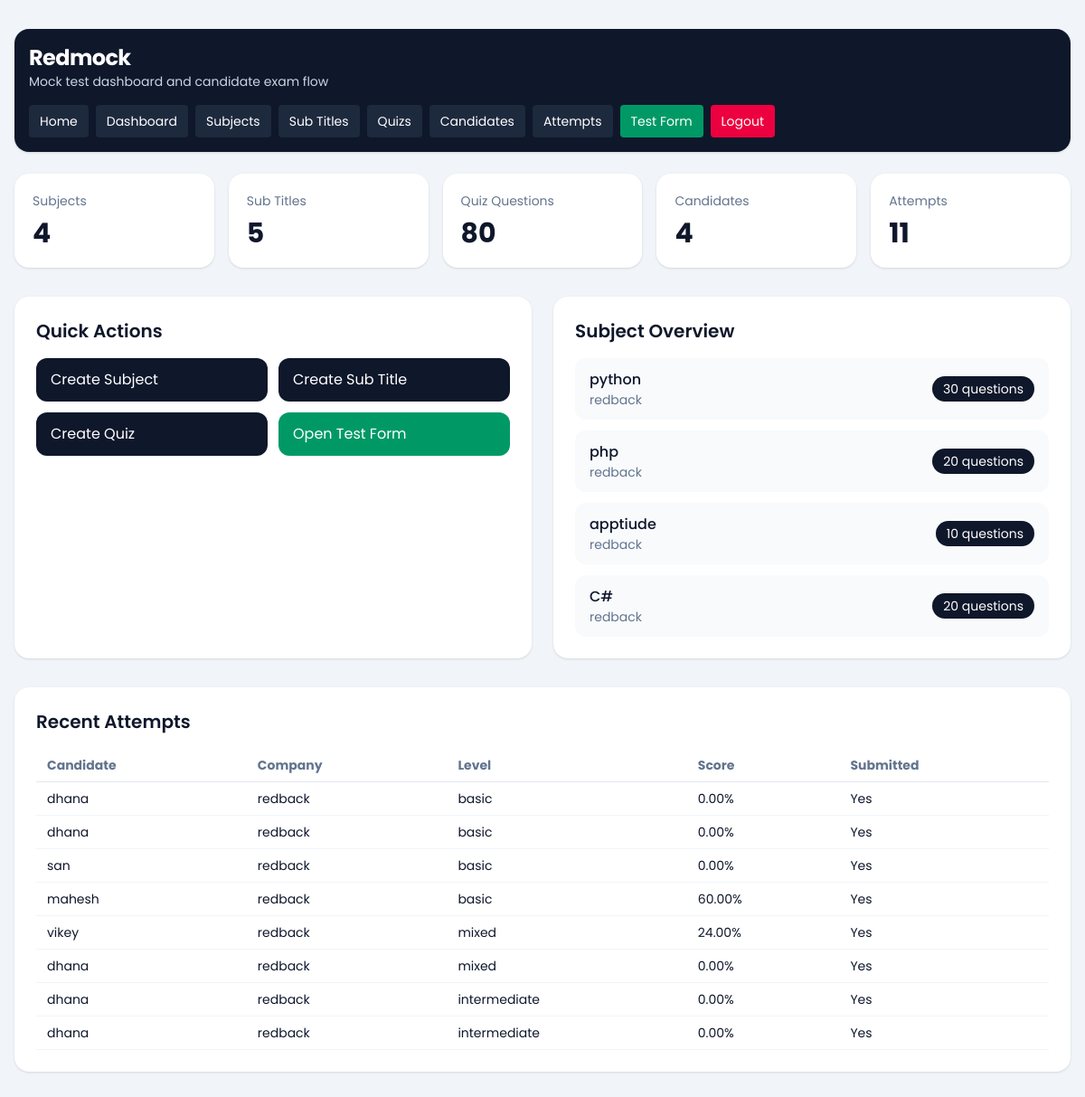
The page /dashboard/ (signed in) on the database its author committed.
### dashboard/models.py (models this page shows, shortened)
class TestSubject(models.Model):
    company = models.ForeignKey(Company, on_delete=models.CASCADE, related_name='subjects')
    subject = models.CharField(max_length=150)
    created_at = models.DateTimeField(auto_now_add=True)
    class Meta:
        ordering = ['subject']
        unique_together = ('company', 'subject')

class Company(models.Model):
    name = models.CharField(max_length=150)
    image = models.ImageField(upload_to='company/', blank=True, null=True)
    email = models.EmailField(unique=True)
    password = models.CharField(max_length=128)
    is_active = models.BooleanField(default=True)
    created_at = models.DateTimeField(auto_now_add=True)
    updated_at = models.DateTimeField(auto_now=True)
    class Meta:
        ordering = ['name']
        verbose_name_plural = 'Companies'

### quiz/models.py (models this page shows, shortened)
class CandidateTestAttempt(models.Model):
    SESSION_SINGLE = 'single'
    SESSION_MULTI = 'multi'
    SESSION_CHOICES = [
        (SESSION_SINGLE, 'Single'),
        (SESSION_MULTI, 'Multi'),
    ]
    candidate = models.ForeignKey(Candidate, on_delete=models.CASCADE, related_name='attempts')
    company = models.ForeignKey(Company, on_delete=models.CASCADE, related_name='attempts')
    session_type = models.CharField(max_length=10, choices=SESSION_CHOICES)
    level = models.CharField(max_length=20)
    question_count = models.PositiveIntegerField()
    duration_minutes = models.PositiveIntegerField()
    selected_subjects = models.JSONField(default=list, blank=True)
    selected_sub_titles = models.JSONField(default=list, blank=True)
    answers_json = models.JSONField(default=list, blank=True)
    correct_count = models.PositiveIntegerField(default=0)
    wrong_count = models.PositiveIntegerField(default=0)
    percentage = models.DecimalField(max_digits=5, decimal_places=2, default=0)
    started_at = models.DateTimeField(blank=True, null=True)
    submitted_at = models.DateTimeField(blank=True, null=True)
    is_submitted = models.BooleanField(default=False)
    created_at = models.DateTimeField(auto_now_add=True)
    class Meta:
        ordering = ['-created_at']

class Candidate(models.Model):
    name = models.CharField(max_length=150)
    email = models.EmailField()
    designation_tech = models.CharField(max_length=150)
    created_at = models.DateTimeField(auto_now_add=True)
    class Meta:
        ordering = ['name']

### dashboard/views.py (the view)
# urls.py: path('', views.dashboard_home, name='home'),
@company_login_required
def dashboard_home(request):
    company = request.company
    context = {
        'subject_count': TestSubject.objects.filter(company=company).count(),
        'subtitle_count': SubTitle.objects.filter(test_subject__company=company).count(),
        'quiz_count': Quiz.objects.filter(test_subject__company=company).count(),
        'candidate_count': Candidate.objects.filter(attempts__company=company).distinct().count(),
        'attempt_count': CandidateTestAttempt.objects.filter(company=company).count(),
        'subjects': TestSubject.objects.filter(company=company).select_related('company').annotate(
            quiz_total=Count('quizzes')
        )[:6],
        'recent_attempts': CandidateTestAttempt.objects.filter(company=company).select_related(
            'candidate', 'company'
        )[:8],
        'company': company,
    }
    return render(request, 'dashboard/home.html', context)

### dashboard/views.py (called while the page is built)
def get_logged_in_company(request):
    company_id = request.session.get('company_id')
    if not company_id:
        return None
    return Company.objects.filter(id=company_id, is_active=True).first()

def company_login_required(view_func):
    @wraps(view_func)
    def wrapper(request, *args, **kwargs):
        company = get_logged_in_company(request)
        if not company:
            return redirect(f"{reverse('dashboard:login')}?next={request.path}")
        request.company = company
        return view_func(request, *args, **kwargs)
    return wrapper

### templates/dashboard/home.html (shortened to what this page needs)
{% extends "base.html" %}
{% block content %}
{% include 'dashboard/header.html' %}
<section class="grid gap-4 md:grid-cols-5">
    <div class="rounded-2xl bg-white p-5 shadow-sm">
        <p class="text-sm text-slate-500">Subjects</p>
        <p class="mt-2 text-3xl font-bold">{{ subject_count }}</p>
    </div>
    <div class="rounded-2xl bg-white p-5 shadow-sm">
        <p class="text-sm text-slate-500">Sub Titles</p>
        <p class="mt-2 text-3xl font-bold">{{ subtitle_count }}</p>
    </div>
    <div class="rounded-2xl bg-white p-5 shadow-sm">
        <p class="text-sm text-slate-500">Quiz Questions</p>
        <p class="mt-2 text-3xl font-bold">{{ quiz_count }}</p>
    </div>
    <div class="rounded-2xl bg-white p-5 shadow-sm">
        <p class="text-sm text-slate-500">Candidates</p>
        <p class="mt-2 text-3xl font-bold">{{ candidate_count }}</p>
    </div>
    <div class="rounded-2xl bg-white p-5 shadow-sm">
        <p class="text-sm text-slate-500">Attempts</p>
        <p class="mt-2 text-3xl font-bold">{{ attempt_count }}</p>
    </div>
</section>
<section class="mt-8 grid gap-6 lg:grid-cols-2">
    <div class="rounded-2xl bg-white p-6 shadow-sm">
        <div class="mb-4 flex items-center justify-between">
            <h2 class="text-xl font-semibold">Quick Actions</h2>
        </div>
        <div class="grid gap-3 sm:grid-cols-2">
            <a href="{% url 'dashboard:subject_create' %}" class="rounded-xl bg-slate-900 px-4 py-3 text-white">Create Subject</a>
            <a href="{% url 'dashboard:subtitle_create' %}" class="rounded-xl bg-slate-900 px-4 py-3 text-white">Create Sub Title</a>
            <a href="{% url 'dashboard:quiz_create' %}" class="rounded-xl bg-slate-900 px-4 py-3 text-white">Create Quiz</a>
            <a href="{% url 'quiz:start' %}" class="rounded-xl bg-emerald-600 px-4 py-3 text-white">Open Test Form</a>
        </div>
    </div>
    <div class="rounded-2xl bg-white p-6 shadow-sm">
        <h2 class="text-xl font-semibold">Subject Overview</h2>
        <div class="mt-4 space-y-3">
            {% for subject in subjects %}
                <div class="flex items-center justify-between rounded-xl bg-slate-50 px-4 py-3">
                    <div>
                        <p class="font-medium">{{ subject.subject }}</p>
                        <p class="text-sm text-slate-500">{{ subject.company.name }}</p>
                    </div>
                    <span class="rounded-full bg-slate-900 px-3 py-1 text-sm text-white">{{ subject.quiz_total }} questions</span>
                </div>
            {% empty %}
                <p class="text-slate-500">No subjects created yet.</p>
            {% endfor %}
        </div>
    </div>
</section>
<section class="mt-8 rounded-2xl bg-white p-6 shadow-sm">
    <h2 class="text-xl font-semibold">Recent Attempts</h2>
    <div class="mt-4 overflow-x-auto">
        <table class="min-w-full text-left text-sm">
            <thead class="border-b border-slate-200 text-slate-500">
                <tr>
                    <th class="px-3 py-2">Candidate</th>
                    <th class="px-3 py-2">Company</th>
                    <th class="px-3 py-2">Level</th>
                    <th class="px-3 py-2">Score</th>
                    <th class="px-3 py-2">Submitted</th>
                </tr>
            </thead>
            <tbody>
                {% for attempt in recent_attempts %}
                    <tr class="border-b border-slate-100">
                        <td class="px-3 py-2">{{ attempt.candidate.name }}</td>
                        <td class="px-3 py-2">{{ attempt.company.name }}</td>
                        <td class="px-3 py-2">{{ attempt.level }}</td>
                        <td class="px-3 py-2">{{ attempt.percentage }}%</td>
                        <td class="px-3 py-2">{{ attempt.is_submitted|yesno:"Yes,No" }}</td>
                    </tr>
                {% empty %}
                    <tr>
                        <td colspan="5" class="px-3 py-6 text-center text-slate-500">No test attempts yet.</td>
                    </tr>
                {% endfor %}
            </tbody>
        </table>
    </div>
</section>
{% endblock %}

### rows shown on the page
TestSubject: subject "python", company.name "redback", quiz_total "30"
TestSubject: subject "php", company.name "redback", quiz_total "20"
TestSubject: subject "apptiude", company.name "redback", quiz_total "10"
TestSubject: subject "C#", company.name "redback", quiz_total "20"
CandidateTestAttempt: candidate.name "dhana", company.name "redback", level "basic", percentage "0.00", is_submitted "Yes"
CandidateTestAttempt: candidate.name "dhana", company.name "redback", level "basic", percentage "0.00", is_submitted "Yes"
CandidateTestAttempt: candidate.name "san", company.name "redback", level "basic", percentage "0.00", is_submitted "Yes"
CandidateTestAttempt: candidate.name "mahesh", company.name "redback", level "basic", percentage "60.00", is_submitted "Yes"
CandidateTestAttempt: candidate.name "vikey", company.name "redback", level "mixed", percentage "24.00", is_submitted "Yes"
CandidateTestAttempt: candidate.name "dhana", company.name "redback", level "mixed", percentage "0.00", is_submitted "Yes"
CandidateTestAttempt: candidate.name "dhana", company.name "redback", level "intermediate", percentage "0.00", is_submitted "Yes"
CandidateTestAttempt: candidate.name "dhana", company.name "redback", level "intermediate", percentage "0.00", is_submitted "Yes"

### other values the page prints
{{ subject_count }} "4"
{{ subtitle_count }} "5"
{{ quiz_count }} "80"
{{ candidate_count }} "4"
{{ attempt_count }} "11"
